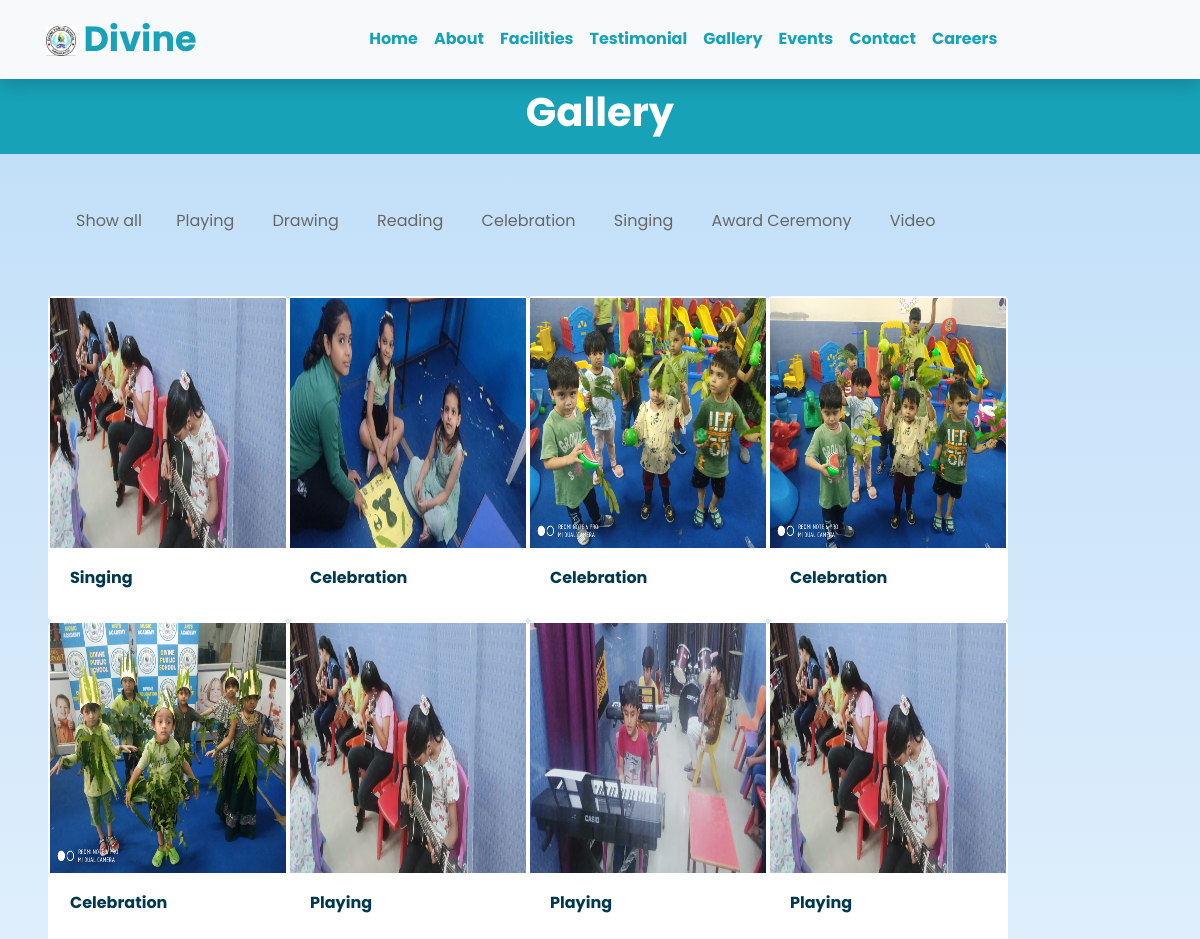
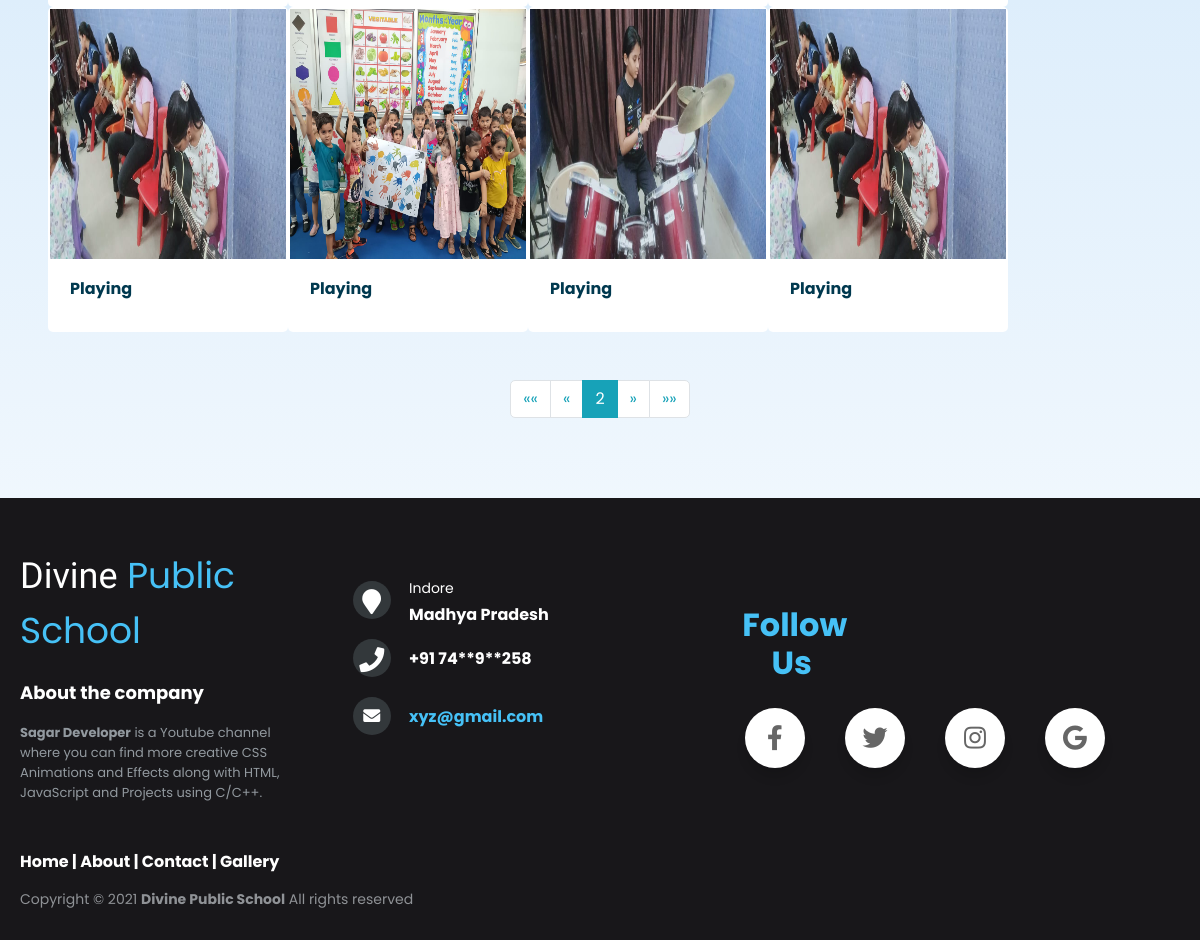
The app's page /gallery/?page=2 with its own data (2 pictures, top to bottom).
### App/models.py (models this page shows, shortened)
class Gallery(models.Model):
    photo= models.ImageField(upload_to= "Gallery", height_field=None, width_field=None, max_length=None, blank=True, null=True)
    video = models.FileField( upload_to="Video/video_link", blank=True)
    category= models.ForeignKey(ImageCetegory, on_delete=models.CASCADE, related_name="category")
    is_display= models.BooleanField(default=False)
    is_home_page= models.BooleanField(default=False)

class ImageCetegory(models.Model):
    category_name= models.CharField(max_length=100)

### App/views.py (the view)
# urls.py: path("gallery/", gallery, name= "gallery"),
def gallery(request):
    categories = ImageCetegory.objects.values('category_name')
    category_filter = request.GET.get('category')
    if category_filter:
        g_obj = Gallery.objects.filter(is_display=True, category__category_name=category_filter, is_home_page=False)
    else:
        g_obj = Gallery.objects.filter(is_display=True, is_home_page=False)
    paginator = Paginator(g_obj, 12)  # Show 12 images per page
    page_number = request.GET.get('page')
    page_obj = paginator.get_page(page_number)
    context = {
        'categories': categories,
        'g_obj': page_obj,  # Use page_obj here instead of g_obj
        'category_filter': category_filter
    }
    return render(request, "gallery.html", context)

### App/templates/gallery.html (shortened to what this page needs)
{% load static %}
<!DOCTYPE html>
<html lang="en">
<head>
  <link rel="stylesheet" href="{% static 'css/gallery.css' %}">
  <link rel="stylesheet" href="{% static 'css/style.min.css' %}">
  <link rel="stylesheet" href="{% static 'css/style1.css' %}">
  <link rel="stylesheet" href="http://maxcdn.bootstrapcdn.com/font-awesome/4.2.0/css/font-awesome.min.css">
  <link rel="stylesheet" href="https://cdnjs.cloudflare.com/ajax/libs/font-awesome/5.15.3/css/all.min.css"/>
  <link rel="stylesheet" href="{% static 'css/footer.css' %}">
</head>
<body>
  <div class="container-fluid bg-light position-relative shadow">
    <nav class="navbar navbar-expand-lg bg-body-tertiary">
        <div class="container-fluid">
          <a href="{% url 'home' %}" class="navbar-brand font-weight-bold text-secondary" style="font-size: 35px">
               <img src="{% static 'img/logo.jpeg' %}" alt="" srcset="" class="logo">
                             <span class="text-info">Divine</span>
          </a>
          <div class="collapse navbar-collapse" id="navbarSupportedContent">
            <div class="navbar-nav font-weight-bold mx-auto py-0">
            <ul class="navbar-nav me-auto mb-2 mb-lg-0">
              <li class="nav-item">
                <a class="nav-link active" aria-current="page" href="{% url 'home' %}">Home</a>
              </li>
              <li class="nav-item">
                <a class="nav-link" href="{% url 'about' %}">About</a>
              </li>
              <li class="nav-item">
                <a class="nav-link" href="{% url 'facilities' %}">Facilities</a>
              </li>
              <li class="nav-item">
                <a class="nav-link" href="{% url 'testimonial' %}">Testimonial</a>
              </li>
              <li class="nav-item">
                <a class="nav-link" href="{% url 'gallery' %}">Gallery</a>
              </li>
              <li class="nav-item">
                <a class="nav-link" href="{% url 'events' %}">Events</a>
              </li>
              <li class="nav-item">
                <a class="nav-link" href="{% url 'contact' %}">Contact</a>
              </li>
              <li class="nav-item">
                <a class="nav-link" href="{% url 'careers' %}">Careers</a>
              </li>
            </ul>
        </div>
          </div>
        </div>
      </nav>
</div>
   <div class="container-fluid bg-info mb-5">
    <div class="d-flex flex-column bg-info align-items-center justify-content-center" style="min-height: 75px">
      <h3 class="text-white font-weight-bold" style="font-size: 40px;">Gallery</h3>
    </div>
  </div>
  <div class="container-fluid pt-0">
<div class="row align-items-center px-md-5 mb-5 mt-5" id="filter-buttons">
  <div class="col-12">
    <a href="{% url 'gallery' %}" class="btn mb-2 me-1 {% if not category_filter %}active{% endif %}" data-filter="all">Show all</a>
    {% for category in categories %}
    {% if category.category_name != 'banner' %}
      <a href="{% url 'gallery' %}?category={{ category.category_name }}" class="btn mb-2 mx-1">{{ category.category_name }}</a>
   {% endif %}
      {% endfor %}
  </div>
</div>
<div class="row align-items-center px-md-5 mb-5  mt-4 gap-3" id="filterable-cards">
  {% for image in g_obj %}
    <div class="card p-0" data-name="{{ image.category.category_name }}">
      {% if image.photo %}
        <img src="{{ image.photo.url }}" alt="Image" height="250px">
      {% elif image.video %}
        <video class="card-img-top mb-2" controls style=" height: 250px;">
          <source src="{{ image.video.url }}" type="video/mp4">
          Your browser does not support the video tag.
        </video>
      {% endif %}
      <div class="card-body">
        <h6 class="card-title">{{ image.category.category_name }}</h6>
      </div>
    </div>
  {% endfor %}
</div>
<div class="col-md-12 mb-4">
  <nav aria-label="Page navigation">
    <ul class="pagination justify-content-center mb-0">
      {% if g_obj.has_previous %}
        <li class="page-item">
          <a class="page-link" href="?page=1{% if category_filter %}&category={{ category_filter }}{% endif %}" aria-label="First">
            <span aria-hidden="true">&laquo;&laquo;</span>
          </a>
        </li>
        <li class="page-item">
          <a class="page-link" href="?page={{ g_obj.previous_page_number }}{% if category_filter %}&category={{ category_filter }}{% endif %}" aria-label="Previous">
            <span aria-hidden="true">&laquo;</span>
          </a>
        </li>
      {% endif %}
      <li class="page-item active">
        <a class="page-link" href="#">{{ g_obj.number }}</a>
      </li>
      {% if g_obj.has_next %}
        <li class="page-item">
          <a class="page-link" href="?page={{ g_obj.next_page_number }}{% if category_filter %}&category={{ category_filter }}{% endif %}" aria-label="Next">
            <span aria-hidden="true">&raquo;</span>
          </a>
        </li>
        <li class="page-item">
          <a class="page-link" href="?page={{ g_obj.paginator.num_pages }}{% if category_filter %}&category={{ category_filter }}{% endif %}" aria-label="Last">
            <span aria-hidden="true">&raquo;&raquo;</span>
          </a>
        </li>
      {% endif %}
    </ul>
  </nav>
</div>
  </div>
<footer class="footer-distributed  p-5">
    <div class="footer-left">
        <h3>Divine<span> Public School</span></h3>
        <br>
        <p class="footer-company-about">
            <span>About the company</span>
            <strong>Sagar Developer</strong> is a Youtube channel where you can find more creative CSS Animations
            and
            Effects along with
            HTML, JavaScript and Projects using C/C++.
        </p>
        <br>
        <p class="footer-links link">
            <a href="{% url 'home'}"> Home </a>
            |
            <a href="{% url 'about'}">About</a>
            |
            <a href="{% url 'contact'}">Contact</a>
            |
            <a href="{% url 'gallery'}">Gallery</a>
        </p>
    </div>
    <div class="footer-center">
        <div>
            <i class="fa fa-map-marker"></i>
            <p><span>Indore</span>
                Madhya Pradesh</p>
        </div>
        <div>
            <i class="fa fa-phone"></i>
            <p>+91 74**9**258</p>
        </div>
        <div>
            <i class="fa fa-envelope"></i>
            <p><a href="mailto:sagar00001.co@gmail.com">xyz@gmail.com</a></p>
        </div>
    </div>
    <div class="footer-right">
            <h2 class="follow">Follow Us</h2>
        <div class="wrapper">
            <div class="icon facebook">
               <span><i class="fab fa-facebook-f"></i></span>
            </div>
            <div class="icon twitter">
               <span><i class="fab fa-twitter"></i></span>
            </div>
            <div class="icon instagram">
               <span><i class="fab fa-instagram"></i></span>
            </div>
            <div class="icon google">
               <span><i class="fab fa-google"></i></span>
            </div>
         </div>
    </div>
    <p class="footer-company-name">Copyright © 2021 <strong>Divine Public School</strong> All rights reserved</p>
</footer>
    </body>
  </html>

### static/css/gallery.css (style rules this page uses)
* { font-family: "Poppins", sans-serif; }
body { color: #000; overflow-x: hidden; height: 100%; background-image: linear-gradient(180deg, #bdddf8, #fff) !important; background-repeat: no-repeat; }
#filterable-cards .card { width: 15rem; justify-items: center; border: 2px solid transparent; }

### static/css/style1.css (style rules this page uses)
.logo { width: 30px; height: 30px; }

### static/css/footer.css (style rules this page uses)
* { padding: 0; margin: 0; }
.footer-distributed { background-color: #18171a; box-sizing: border-box; width: 100%; text-align: left; font: bold 16px sans-serif; padding: 50px 20px 30px 20px !important; margin-top: 80px; }
.footer-distributed .footer-left, .footer-distributed .footer-center, .footer-distributed .footer-right { display: inline-block; vertical-align: top; }
.footer-distributed .footer-left { width: 25%; }
.footer-distributed h3 { color: #ffffff; font: normal 36px 'Cookie', cursive; margin: 0; }
.footer-distributed h3 span { color: #46C1F6; }
.footer-distributed .footer-links { color: #ffffff; margin: 20px 0 12px; }
.footer-distributed .footer-links a { display: inline-block; line-height: 1.8; text-decoration: none; color: inherit; }
.footer-distributed .footer-company-name { color: #8f9296; font-size: 14px; font-weight: normal; margin: 0; }
.footer-distributed .footer-center { width: 35%; }
.footer-distributed .footer-center i { background-color: #33383b; color: #ffffff; font-size: 25px; width: 38px; height: 38px; border-radius: 50%; text-align: center; line-height: 42px; margin: 10px 15px; vertical-align: middle; }
.footer-distributed .footer-center i.fa-envelope { font-size: 17px; line-height: 38px; }
.footer-distributed .footer-center p { display: inline-block; color: #ffffff; vertical-align: middle; margin: 0; }
.footer-distributed .footer-center p span { display: block; font-weight: normal; font-size: 14px; line-height: 2; }
.footer-distributed .footer-center p a { color: #46C1F6; text-decoration: none; ; }
.footer-center { padding-top: 2%; padding-left: 2%; }
.footer-distributed .footer-right { width: 25%; padding-top: 5%; }
.footer-distributed .footer-company-about { line-height: 20px; color: #92999f; font-size: 13px; font-weight: normal; margin: 0; }
.footer-distributed .footer-company-about span { display: block; color: #ffffff; font-size: 18px; font-weight: bold; margin-bottom: 20px; }
.footer-company-name { justify-content: center; }
* { margin: 0; padding: 0; box-sizing: border-box; font-family: 'Poppins', sans-serif; }
.wrapper { display: inline-flex; }
.wrapper .icon { margin: 0 20px; text-align: center; cursor: pointer; display: flex; align-items: center; justify-content: center; flex-direction: column; position: relative; z-index: 2; transition: 0.4s cubic-bezier(0.68, -0.55, 0.265, 1.55); }
.wrapper .icon span { display: block; height: 60px; width: 60px; background: #fff; border-radius: 50%; position: relative; z-index: 2; box-shadow: 0px 10px 10px rgba(0,0,0,0.1); transition: 0.4s cubic-bezier(0.68, -0.55, 0.265, 1.55); }
.wrapper .icon span i { line-height: 60px; font-size: 25px; }
.follow { text-align: center; padding-left: 15%; padding-bottom: 15%; color: #46C1F6; }
.footer-right { padding-right: 15%; }

### App/templates/gallery.html (style rules this page uses)
.logo { width: 30px; height: 30px; }

### records on screen
Gallery: photo (picture), category.category_name "Singing"
Gallery: photo (picture), category.category_name "Celebration"
Gallery: photo (picture), category.category_name "Celebration"
Gallery: photo (picture), category.category_name "Celebration"
Gallery: photo (picture), category.category_name "Celebration"
Gallery: photo (picture), category.category_name "Playing"
Gallery: photo (picture), category.category_name "Playing"
Gallery: photo (picture), category.category_name "Playing"
Gallery: photo (picture), category.category_name "Playing"
Gallery: photo (picture), category.category_name "Playing"
Gallery: photo (picture), category.category_name "Playing"
Gallery: photo (picture), category.category_name "Playing"

### other values on screen
{{ category.category_name }} "Playing" "Drawing" "Reading" "Celebration" "Singing" "Award Ceremony" "Video"
{{ g_obj.number }} "2"
